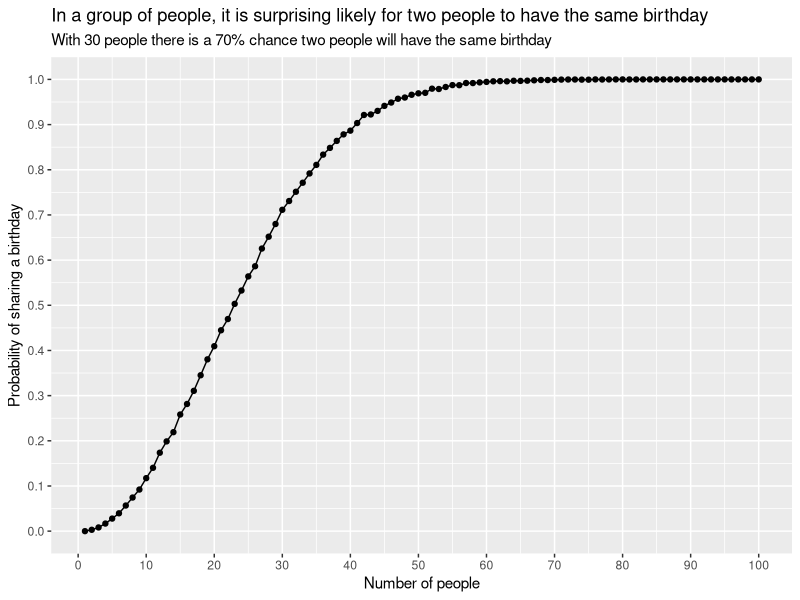

Source code (R):
## ---- chunk 1
knitr::opts_chunk$set(echo = TRUE)
## ---- chunk 2
library(tidyverse)

#function to sample n people and record the number of unique birthdays
#if there are n unique birthdays, there is no match
#if there are less than n unique birthdays there is at least one match
sample_birthdays <- function(n){
    sample(1:366, n, replace = TRUE) %>% 
        unique() %>% 
        length()
}

#function to repeatedly sample n people and check if there are matches
#this function returns the probability of n people sharing a birthday
monte_carlo_birthay <- function(n, n_sims = 10000){
    mean(rerun(n_sims, sample_birthdays(n)) %>% unlist() != n)
}

#run monte carlo simulation for 1 to 100 people
results <- tibble(n_people = 1:100) %>%
    mutate(p_share_birthday = map_dbl(n_people, monte_carlo_birthay))

results %>%
    ggplot(aes(n_people, p_share_birthday)) +
    geom_point() +
    geom_line() +
    labs(x = "Number of people",
         y = "Probability of sharing a birthday",
         title = "In a group of people, it is surprising likely for two people to have the same birthday",
         subtitle = "With 30 people there is a 70% chance two people will have the same birthday") +
    scale_x_continuous(breaks = seq(0, 100, 10)) +
    scale_y_continuous(breaks = seq(0, 1, .1))
